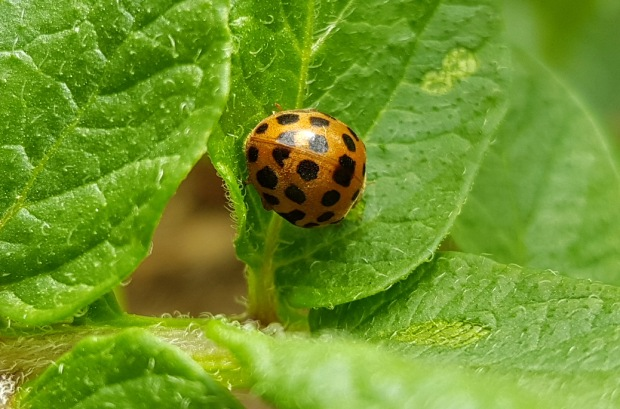
#> input picture 7.jpg, 620 x 409 px
$ python k_means_with_connected_components_2.py   (older library calls are emulated)
#> lines starting #> are read from the running program, lines starting #| are printed output that depends on the picture; after the words box and inside, x2 and y2 are one past the last pixel; in counts of white or black regions, pixels touching at a corner belong together
# -*- coding: utf-8 -*-
"""
Created on Tue Jul  3 11:29:13 2018

@author: MathanP
"""

import numpy as np
from matplotlib import pyplot as plt
import matplotlib.image as mpimg
import cv2

img=mpimg.imread("7.jpg")
#> img is the input picture: shape (409, 620, 3); mean R, G, B 111.7, 149.4, 40.4
A=img/255
plt.figure(1)

ish=A.shape
#> ish = (409, 620, 3)
# [7 lines of commented-out code are left out]
X=np.reshape(A,(ish[0]*ish[1],ish[2]))
#
#X[:,0:3]=A_new
#X[:,3]=temp_1
centroids=np.array([0,1,0])
errlist=np.zeros((X.shape[0],1),np.float64)

for p in range(0,X.shape[0],1):
    mat=X[p,:]
    mat3=mat-centroids
    err=np.sum(np.multiply(mat3,mat3))
    errlist[p]=err
#> this loop made 253580 passes
#> (mat, mat3, err) on passes 1 to 3: ([0.455, 0.639, 0.0902], [0.455, -0.361, 0.0902], 0.345), ([0.522, 0.702, 0.173], [0.522, -0.298, 0.173], 0.391), ([0.541, 0.725, 0.216], [0.541, -0.275, 0.216], 0.415)

threshold=0.7
errlist=np.greater(errlist,threshold)
X=np.multiply(X,errlist)
X_out=np.reshape(X,(ish[0],ish[1],ish[2]))

# [24 lines of commented-out code are left out]


X_out=np.uint8(X_out*255)

img2=cv2.cvtColor(X_out,cv2.COLOR_BGR2GRAY)


ret, thresh = cv2.threshold(img2,0,1,cv2.THRESH_BINARY)
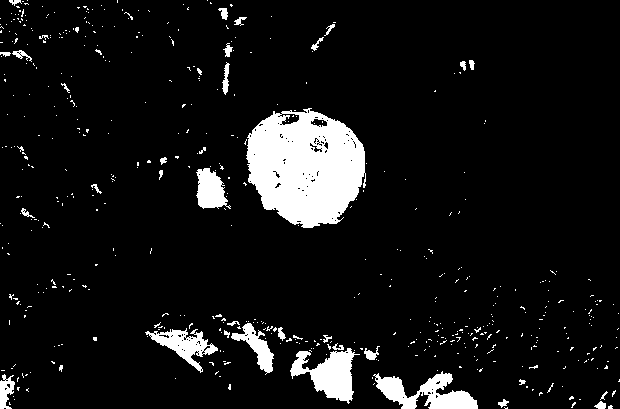
#> thresh: shape (409, 620); values 0 (black) and 1 (white), 8.1% white; 526 white regions (489 under 20 px), largest, box (x1, y1, x2, y2) and area: (246, 108, 366, 228) 10413, (373, 371, 478, 409) 1924, (290, 348, 360, 404) 1907

kernel = np.ones((10,10), np.uint8)


thresh = cv2.dilate(thresh, kernel, iterations=2)
#> thresh: shape (409, 620); values 0 (black) and 1 (white), 45.1% white; 26 white regions, largest, box (x1, y1, x2, y2) and area: (137, 241, 620, 409) 44171, (129, 96, 395, 238) 23187, (0, 0, 281, 180) 23066
thresh=cv2.erode(thresh,kernel,iterations=4)
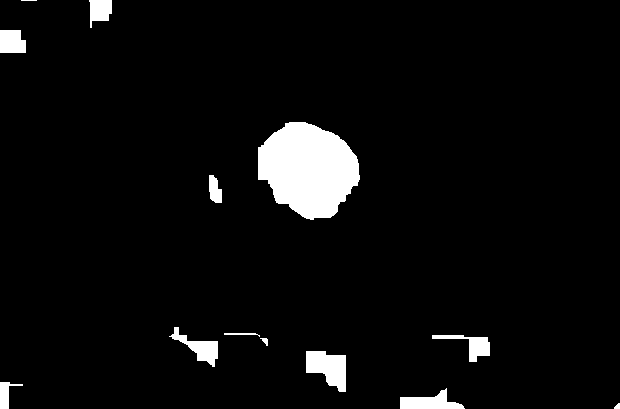
#> thresh: shape (409, 620); values 0 (black) and 1 (white), 4.7% white; 13 white regions (1 under 20 px), largest, box (x1, y1, x2, y2) and area: (258, 122, 360, 220) 7194, (306, 351, 346, 392) 1106, (400, 388, 465, 409) 730

plt.imshow(thresh)
plt.figure()
# You need to choose 4 or 8 for connectivity type
connectivity = 4
# Perform the operation
output = cv2.connectedComponentsWithStats(thresh, connectivity, cv2.CV_32S)
# Get the results
# The first cell is the number of labels
num_labels = output[0]
#> num_labels = 14
# The second cell is the label matrix
labels = output[1]
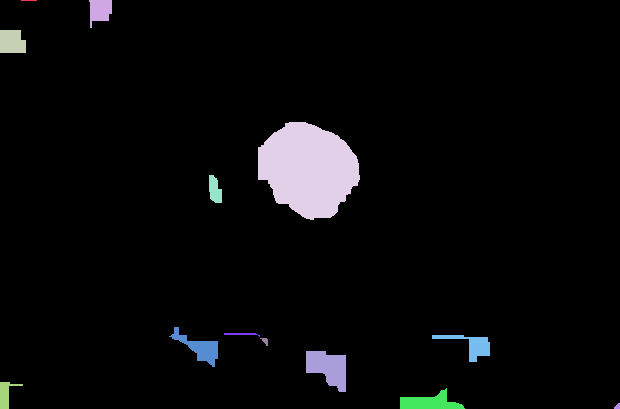
#> labels: shape (409, 620) int32; 14 distinct labels, from 0 to 13; one colour per label, 0 black
# The fourth cell is the centroid matrix
centroids = output[3]
#> centroids = 14 rows, first 8: [310.6, 203.4], [28.5, 0], [99.71, 10.07], [11.54, 41.59], [308, 168.8], [214.4, 189.6], [199.2, 347.2], [240.8, 333.6]

list_new=[]
for i in range(0,num_labels,1):
    list1=np.equal(labels,i)
    if (np.sum(np.sum(list1))>600):
        list_new.append(i)
#> after the loop, list_new = [0, 4, 6, 10, 12]


plt.subplot(1,2,1),plt.imshow(X_out)
#plt.subplot(1,2,2),plt.imshow(mpimg.imread('vg15.jpg'))

n=len(list_new)
#> n = 5
shape=np.shape(img2)
#> shape = (409, 620)

print(list_new)
#| [0, 4, 6, 10, 12]
list1=np.zeros((n,4),np.int)
list1[:,0]=shape[0]
list1[:,2]=shape[1]


for i in range(0,shape[0]-1,1):
    for j in range(0,shape[1]-1,1):
        if ((labels[i,j] in list_new)==True and (labels[i,j]!=0)):
            b=np.argmax(np.equal(list_new,labels[i,j]))
            if list1[b,0]>i:
                list1[b,0]=i
            elif list1[b,1]<i:
                list1[b,1]=i
            if list1[b,2]>j:
                list1[b,2]=j
            elif list1[b,3]<j:
                list1[b,3]=j
#> after the loop, list1 = [[409, 0, 620, 0], [122, 219, 258, 359], [327, 366, 169, 217], [351, 391, 306, 345], [388, 407, 400, 463]]


for j in range(1,n,1):
    filter1=np.zeros((shape[0],shape[1],3),np.float64)
    filter1[:,:,0]=np.equal(labels,list_new[j])
    filter1[:,:,1]=np.equal(labels,list_new[j])
    filter1[:,:,2]=np.equal(labels,list_new[j])
    plt.figure(j+1)
    imb=np.multiply(X_out/255,filter1)
    im=img/255
    #plt.imshow(X_out[list1[j,0]:list1[j,1],list1[j,2]:list1[j,3],:])
    plt.imshow(im[max(0,list1[j,0]-50):min(shape[0],list1[j,1]+50),max(0,list1[j,2]-50):min(shape[1],list1[j,3]+50),:])
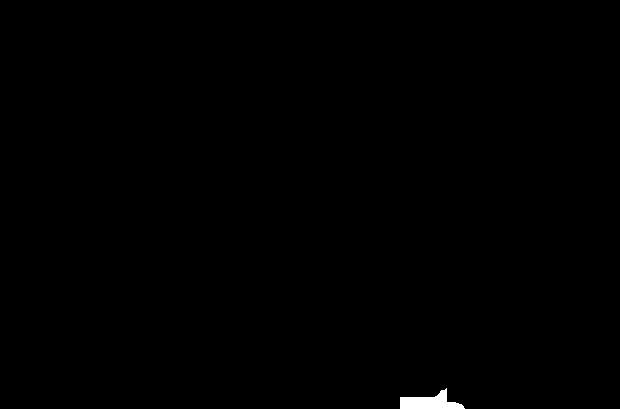
#> filter1: shape (409, 620, 3) float64; values 0 (black) and 1 (white), 0.29% white; 1 white region, box (x1, y1, x2, y2) and area: (400, 388, 465, 409) 730
    #plt.imshow(imb)

print(list1)
#| [[409   0 620   0]
#|  [122 219 258 359]
#|  [327 366 169 217]
#|  [351 391 306 345]
#|  [388 407 400 463]]
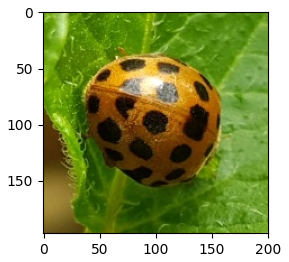
#> figure drawn by matplotlib, 1 panel
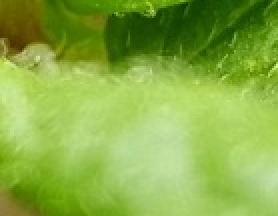
#> shown: shape (108, 139, 3) float64 (shown 2 times larger); mean R, G, B 0.535, 0.682, 0.269
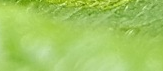
#> shown: shape (71, 163, 3) float64; mean R, G, B 0.633, 0.786, 0.375
